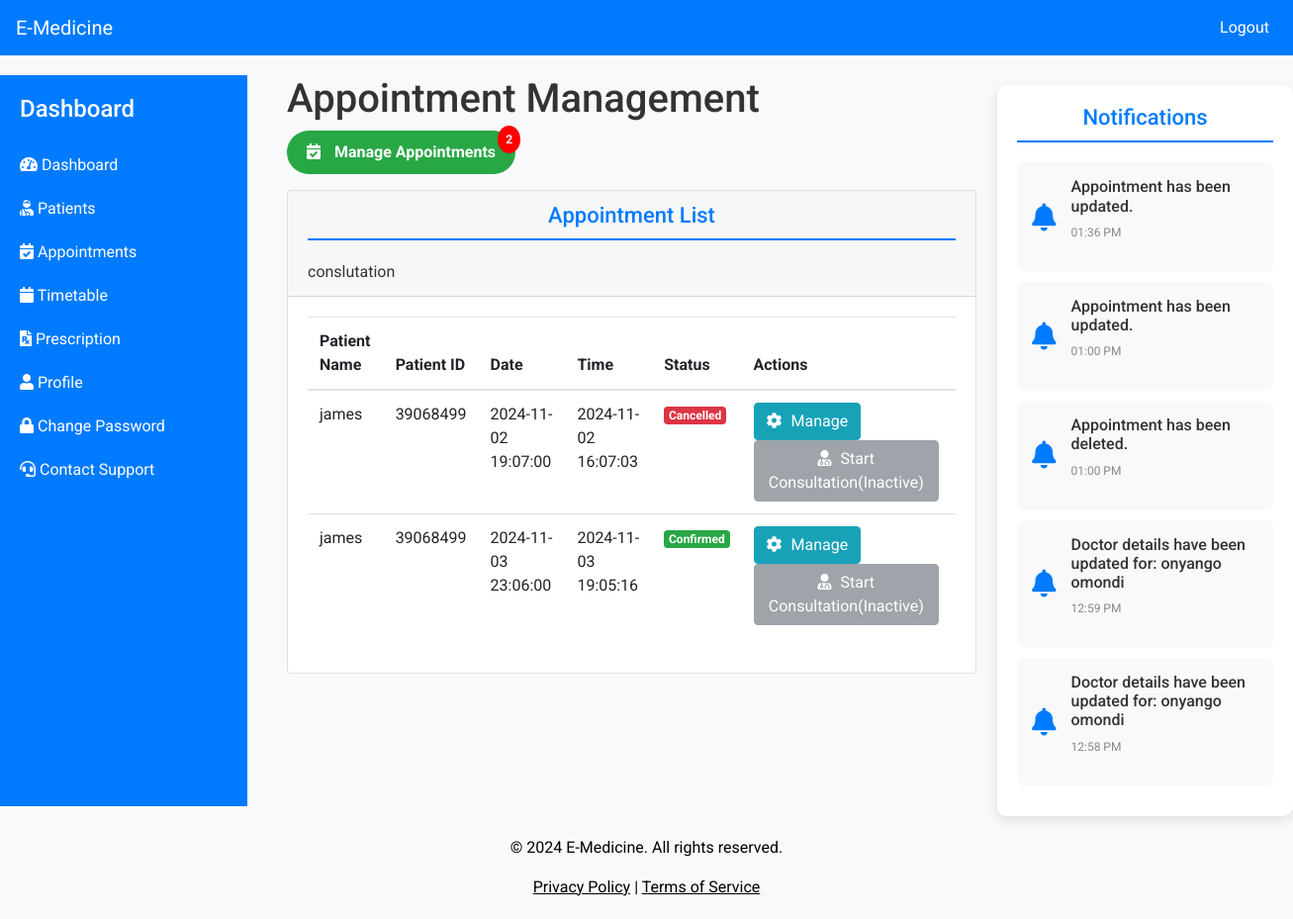
/doctor/appointment.php (signed in), run on the app's committed database.
### tables this page shows
CREATE TABLE `appointments` (
  `AppointmentID` int(11) NOT NULL,
  `PatientID` int(11) NOT NULL,
  `DoctorID` int(11) NOT NULL,
  `AppointmentDate` datetime NOT NULL,
  `Status` enum('Pending','Confirmed','Cancelled') NOT NULL,
  `CreatedAt` timestamp NOT NULL DEFAULT current_timestamp()
);

CREATE TABLE `patients` (
  `PatientID` int(11) NOT NULL,
  `firstname` varchar(100) NOT NULL,
  `lastname` varchar(255) NOT NULL,
  `Age` int(11) NOT NULL,
  `Gender` enum('Male','Female','Other') NOT NULL,
  `Phone` varchar(15) DEFAULT NULL,
  `Email` varchar(100) DEFAULT NULL,
  `Address` varchar(255) DEFAULT NULL,
  `CreatedAt` timestamp NOT NULL DEFAULT current_timestamp(),
  `Password` varchar(255) NOT NULL,
  `status` varchar(250) NOT NULL,
  `ProfileImage` varchar(250) NOT NULL,
  `reset_token` varchar(6) DEFAULT NULL,
  `token_expiration` int(11) DEFAULT NULL
);

CREATE TABLE `notification` (
  `ID` int(11) NOT NULL,
  `Description` varchar(255) NOT NULL,
  `DoctorID` int(11) NOT NULL,
  `Timestamp` timestamp NOT NULL DEFAULT current_timestamp()
);

### doctor/appointment.php (the view, shortened to what this page needs)
<?php
include '../access/config.php';
$stmt = $conn->prepare("
    SELECT a.AppointmentID, a.AppointmentDate, a.CreatedAt, a.Status, p.firstname, p.PatientID
    FROM appointments a
    JOIN patients p ON a.patientID = p.patientID
    WHERE a.doctorID = ?
");
$stmt->bind_param("s", $_SESSION['doctor_id']);
if ($stmt->execute() === false) {
    die('Execute failed: ' . htmlspecialchars($stmt->error));
}
$result = $stmt->get_result();
$appointments = $result->fetch_all(MYSQLI_ASSOC);
$totalAppointments = count($appointments);
?>
<!DOCTYPE html>
<html lang="en">
<head>
    <link rel="stylesheet" href="https://stackpath.bootstrapcdn.com/bootstrap/4.5.2/css/bootstrap.min.css">
    <link rel="stylesheet" href="https://cdnjs.cloudflare.com/ajax/libs/font-awesome/6.0.0-beta3/css/all.min.css">
</head>
<body>
    <?php include '../resources/includes/d_header.php'; ?>
    <div class="dashboard">
        <?php include '../resources/includes/d_sidebar.php'; ?>
        <div class="container">
            <h1>Appointment Management</h1>
            <div class="mb-3">
                <button class="manage-appointment-btn">
                    <i class="fas fa-calendar-check"></i> Manage Appointments
                    <span class="manage-appointment-count"><?php echo $totalAppointments; ?></span>
                </button>
            </div>
            <div class="card">
                <div class="card-header">
                    <h5>Appointment List</h5>
                    <macquee>conslutation</macquee>
                </div>
                <div class="card-body">
                    <table class="table table-responsive">
                        <thead>
                            <tr>
                                <th>Patient Name</th>
                                <th>Patient ID</th>
                                <th>Date</th>
                                <th>Time</th>
                                <th>Status</th>
                                <th>Actions</th>
                            </tr>
                        </thead>
                        <tbody>
<?php
$today = date('Y-m-d');
foreach ($appointments as $appointment): ?>
    <tr>
        <td><?php echo htmlspecialchars($appointment['firstname']); ?></td>
        <td><?php echo htmlspecialchars($appointment['PatientID']); ?></td>
        <td><?php echo htmlspecialchars($appointment['AppointmentDate']); ?></td>
        <td><?php echo htmlspecialchars($appointment['CreatedAt']); ?></td>
        <td>
            <span class="badge <?php echo ($appointment['Status'] == 'Confirmed') ? 'badge-success' : (($appointment['Status'] == 'Pending') ? 'badge-warning' : 'badge-danger'); ?>">
                <?php echo htmlspecialchars($appointment['Status']); ?>
            </span>
        </td>
        <td>
            <button class="btn btn-info action-btn manage-btn"
                data-appointment-id="<?php echo htmlspecialchars($appointment['AppointmentID']); ?>"
                data-appointment-date="<?php echo htmlspecialchars($appointment['AppointmentDate']); ?>"
                data-appointment-status="<?php echo htmlspecialchars($appointment['Status']); ?>"
                data-toggle="modal" data-target="#manageAppointmentModal">
                <i class="fas fa-cog"></i> Manage
            </button>
            <?php if (date('Y-m-d', strtotime($appointment['AppointmentDate'])) == $today): ?>
                <button class="btn btn-success action-btn start-consultation-btn"
                    data-appointment-id="<?php echo htmlspecialchars($appointment['AppointmentID']); ?>"
                    data-patient-id="<?php echo htmlspecialchars($appointment['PatientID']); ?>"
                    data-toggle="modal" data-target="#startConsultationModal">
                    <i class="fas fa-user-md"></i> Start Consultation(Active)
                </button>
            <?php else: ?>
                <button class="btn btn-secondary action-btn" disabled>
                    <i class="fas fa-user-md"></i> Start Consultation(Inactive)
                </button>
            <?php endif; ?>
        </td>
    </tr>
<?php endforeach; ?>
                        </tbody>
                    </table>
                </div>
            </div>
        </div>
        <?php include '../resources/includes/d_notification.php'; ?>
    </div>
<?php include '../resources/includes/footer.php'; ?>
</body>
</html>

### resources/includes/d_notification.php (shortened to what this page needs)
<?php
include '../access/config.php';
$doctor_id = $_SESSION['doctor_id'];
$query = "SELECT `Description`, `Timestamp` FROM `notification` WHERE `DoctorID` = ? ORDER BY `Timestamp` DESC LIMIT 5";
$stmt = $conn->prepare($query);
$stmt->bind_param("i", $doctor_id);
$stmt->execute();
$result = $stmt->get_result();
$notifications = [];
while ($row = $result->fetch_assoc()) {
    $notifications[] = $row;
}
?>
<div class="notification-sidebar">
    <h5>Notifications</h5>
    <?php if (empty($notifications)): ?>
        <div class="notification info">
            <i class="fas fa-info-circle notification-icon"></i>
            <div class="notification-content">
                <h6>No new notifications.</h6>
            </div>
        </div>
    <?php else: ?>
        <?php foreach ($notifications as $index => $notification): ?>
            <div class="notification <?php echo $index === 0 ? 'dance' : ''; ?>">
                <i class="fas fa-bell notification-icon"></i>
                <div class="notification-content">
                    <h6><?php echo htmlspecialchars($notification['Description']); ?></h6>
                    <p class="notification-time"><?php echo date('h:i A', strtotime($notification['Timestamp'])); ?></p>
                </div>
            </div>
        <?php endforeach; ?>
    <?php endif; ?>
</div>
<link rel="stylesheet" href="https://cdnjs.cloudflare.com/ajax/libs/font-awesome/5.15.4/css/all.min.css">

### doctor/appointment.php (style rules this page uses)
body { font-family: 'Roboto', sans-serif; background-color: #f5f7fa; color: #333; }
.container { padding: 20px; margin: 0; max-width: 100%; flex-grow: 1; }
.card { margin-bottom: 20px; }
.dashboard { display: flex; }
.notification-sidebar { width: 300px; padding: 20px; border-left: 1px solid #e9ecef; background: #ffffff; box-shadow: 2px 0 10px rgba(0, 0, 0, 0.1); margin-top: 20px; border-radius: 8px; flex: 0 0 300px; }
h5 { margin-bottom: 20px; font-size: 20px; color: #007bff; border-bottom: 2px solid #007bff; padding-bottom: 10px; }
.manage-appointment-btn { position: relative; display: inline-block; padding: 10px 20px; font-size: 16px; background-color: #28a745; color: white; border-radius: 50px; border: none; font-weight: bold; }
.manage-appointment-btn i { margin-right: 10px; }
.manage-appointment-count { position: absolute; top: -5px; right: -5px; background-color: red; color: white; font-size: 12px; padding: 5px 8px; border-radius: 50%; }
.action-btn { margin-right: 5px; }
.action-btn i { margin-right: 5px; }

### resources/includes/d_notification.php (style rules this page uses)
body { font-family: 'Roboto', sans-serif; background-color: #f8f9fa; margin: 0; padding: 0; }
.notification-sidebar { width: 400px; padding: 20px; border-left: 1px solid #e9ecef; background: #ffffff; box-shadow: 0 4px 12px rgba(0, 0, 0, 0.1); margin-top: 30px; border-radius: 10px; position: relative; transition: transform 0.3s ease; }
h5 { margin-bottom: 20px; font-size: 22px; color: #007bff; border-bottom: 2px solid #007bff; padding-bottom: 10px; text-align: center; }
.notification { display: flex; align-items: center; padding: 15px; border-radius: 8px; margin-bottom: 10px; transition: background-color 0.3s ease, transform 0.3s ease; position: relative; overflow: hidden; background-color: #f9f9f9; cursor: pointer; }
.notification-icon { font-size: 28px; margin-right: 15px; flex-shrink: 0; color: #007bff; }
.notification-content { flex: 1; }
.notification-time { font-size: 12px; color: #888; margin-top: 5px; }
.dance { animation: dance 0.8s ease-in-out infinite; }

### data on the page
appointments: PatientID.firstname "james", PatientID.PatientID "39068499", AppointmentDate "2024-11-02 19:07:00", CreatedAt "2024-11-02 16:07:03", Status "Cancelled", shows "Start Consultation(Inactive)"
appointments: PatientID.firstname "james", PatientID.PatientID "39068499", AppointmentDate "2024-11-03 23:06:00", CreatedAt "2024-11-03 19:05:16", Status "Confirmed", shows "Start Consultation(Inactive)"
notification: Description "Appointment has been updated.", Timestamp "01:36 PM"
notification: Description "Appointment has been updated.", Timestamp "01:00 PM"
notification: Description "Appointment has been deleted.", Timestamp "01:00 PM"
notification: Description "Doctor details have been updated for: onyango omondi", Timestamp "12:59 PM"
notification: Description "Doctor details have been updated for: onyango omondi", Timestamp "12:58 PM"

### other printed values
$totalAppointments "2"
